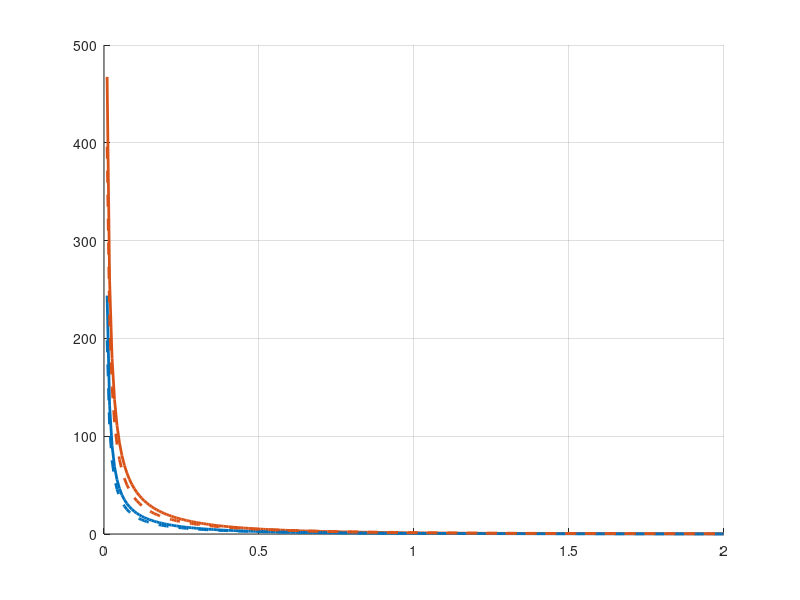

MATLAB code to generate this figure: (Note: this script raises an error after producing the figure.)
clear all;
%close all;
%addpath("/home/ilari/fillbetweenareacurve")
rho=log(10)/10;
%% muLoS=0*rho;
%% muNLoS=-12*rho
muLoS=0*rho;
muNLoS=-26*rho;

%% sigmaLoS=2.8*rho;
%% sigmaNLoS=9*rho
sigmaLoS=4*rho;
sigmaNLoS=6*rho;

%mLoS=exp(muLoS+sigmaLoS^2)/sqrt(2);
%mNLoS=exp(muNLoS+sigmaNLoS^2)/sqrt(2);
%%mLoS=exp(muLoS+sigmaLoS^2/2);
%%mNLoS=exp(muNLoS+sigmaNLoS^2/2);
%mLoS = sqrt(exp(2*muLoS+sigmaLoS^2)*(-1+exp(sigmaLoS^2)));
%mNLoS = sqrt(exp(2*muNLoS+sigmaNLoS^2)*(-1+exp(sigmaNLoS^2)));


%beta=2.3;
kappa=2;

elevation1=90;
elevation2=80;
elevation3=60;

lnLoS = makedist('Lognormal','mu',muLoS,'sigma',sigmaLoS);
lnNLoS = makedist('Lognormal','mu',muNLoS,'sigma',sigmaNLoS)


%pLoS=exp(-beta*cot(deg2rad(elevation1)));

%pLoS=0.992;
pLoS=0.613
a = (2*exp(muNLoS+sigmaNLoS^2/2)*(-1+pLoS)-2*exp(muLoS+sigmaLoS^2/2)*pLoS)/(exp(2*(muNLoS+sigmaNLoS^2))*(-1+pLoS)-exp(2*(muLoS+sigmaLoS^2))*pLoS);
b=(-exp(2*muNLoS+sigmaNLoS^2)*(-1+pLoS)+exp(2*(muLoS+sigmaLoS^2))*pLoS)/(2*(exp(muNLoS+sigmaNLoS^2/2)*(-1+pLoS)-exp(muLoS+sigmaLoS^2/2)*pLoS)^2);
1/b
kappa=2/(1/b);
%a=1/2*exp(muNLoS+3*sigmaNLoS^2/2);
lnFH1 = @(t) kappa*pLoS*(1-cdf(lnLoS,t/a))./t+kappa*(1-pLoS)*(1-cdf(lnNLoS,t/a))./t;
%%pLoS=exp(-beta*cot(deg2rad(elevation2)));
%% pLoS=0.968;
%% lnFH2 = @(t) kappa*pLoS*(1-cdf(lnLoS,t))./t+kappa*(1-pLoS)*(1-cdf(lnNLoS,t))./t;
%%pLoS=exp(-beta*cot(deg2rad(elevation3)));

expFH1 = @(t) (1/b).*kappa*(exp(-t))./t;


%pLoS=0.613;
pLoS=0.992;
a = (2*exp(muNLoS+sigmaNLoS^2/2)*(-1+pLoS)-2*exp(muLoS+sigmaLoS^2/2)*pLoS)/(exp(2*(muNLoS+sigmaNLoS^2))*(-1+pLoS)-exp(2*(muLoS+sigmaLoS^2))*pLoS);
b=(-exp(2*muNLoS+sigmaNLoS^2)*(-1+pLoS)+exp(2*(muLoS+sigmaLoS^2))*pLoS)/(2*(exp(muNLoS+sigmaNLoS^2/2)*(-1+pLoS)-exp(muLoS+sigmaLoS^2/2)*pLoS)^2);
kappa=4/(1/b);
expFH2 = @(t) (1./b).*kappa*(exp(-t))./t;
lnFH2 = @(t) kappa*pLoS*(1-cdf(lnLoS,t/a))./t+kappa*(1-pLoS)*(1-cdf(lnNLoS,t/a))./t;



%% pLoS=0.992;
%% a = (2*exp(muNLoS+sigmaNLoS^2/2)*(-1+pLoS)-2*exp(muLoS+sigmaLoS^2/2)*pLoS)/(exp(2*(muNLoS+sigmaNLoS^2))*(-1+pLoS)-exp(2*(muLoS+sigmaLoS^2))*pLoS);
%% b=(-exp(2*muNLoS+sigmaNLoS^2)*(-1+pLoS)+exp(2*(muLoS+sigmaLoS^2))*pLoS)/(2*(exp(muNLoS+sigmaNLoS^2/2)*(-1+pLoS)-exp(muLoS+sigmaLoS^2/2)*pLoS)^2);
%% 1/b
%% kappa=1.8*b/log(2);
%% expFH3 = @(t) (1./b).*kappa*(exp(-t))./t;
%% lnFH3 = @(t) kappa*pLoS*(1-cdf(lnLoS,t/a))./t+kappa*(1-pLoS)*(1-cdf(lnNLoS,t/a))./t;

%% pLoS=0.613;
%% a = (2*exp(muNLoS+sigmaNLoS^2/2)*(-1+pLoS)-2*exp(muLoS+sigmaLoS^2/2)*pLoS)/(exp(2*(muNLoS+sigmaNLoS^2))*(-1+pLoS)-exp(2*(muLoS+sigmaLoS^2))*pLoS);
%% b=(-exp(2*muNLoS+sigmaNLoS^2)*(-1+pLoS)+exp(2*(muLoS+sigmaLoS^2))*pLoS)/(2*(exp(muNLoS+sigmaNLoS^2/2)*(-1+pLoS)-exp(muLoS+sigmaLoS^2/2)*pLoS)^2);
%% 1/b
%% kappa=1.8*b/log(2);
%% expFH4 = @(t) (1./b).*kappa*(exp(-t))./t;
%% lnFH4 = @(t) kappa*pLoS*(1-cdf(lnLoS,t/a))./t+kappa*(1-pLoS)*(1-cdf(lnNLoS,t/a))./t;


min=0.01;
max = 2;

% Create figure
figure1 = figure;
%Create axes
axes1 = axes('Parent',figure1);
hold(axes1,'on');


t=linspace(min,max,250);
%plot([-1],[-1],'color','black','linewidth',2)
%plot([-1],[-1],'--','color','black','linewidth',2)
%plot(t,1.8/log(2)./t.*(t<=1),'-.', 'color','black','linewidth',2)

plot(t,lnFH1(t),'color','#0072BD','linewidth',2)
plot(t,lnFH2(t),'color','#D95319','linewidth',2)
%plot(t,lnFH3(t),'color','#A2142F','linewidth',2)
%plot(t,lnFH4(t),'color','#A2142F','linewidth',2)

plot(t,expFH1(t),'--','color','#0072BD','linewidth',2)
plot(t,expFH2(t),'--','color','#D95319','linewidth',2)
% plot(t,expFH3(t),'--', 'color','#A2142F','linewidth',2)
% plot(t,expFH4(t),'--', 'color','#A2142F','linewidth',2)


grid on
ax = gca;
ax.FontSize = 14;

pbaspect([2 0.6 0.6])
axis([[0,2],[0,8]])

ylabel('$\lambda_{\mathcal{G}}(t)$','FontSize',14,'Interpreter','latex','Rotation',0)
xlabel('t','FontSize',14,'Interpreter','latex')
% Create title
title('Density of the GP',...
      'Interpreter','latex');

%% fill([t,fliplr(t)],[lnFH1(t),fliplr(expFH1(t))],[0 0.4470 0.7410],'FaceAlpha',0.3,'EdgeColor','none');

%%  fill([t,fliplr(t)],[lnFH2(t),fliplr(expFH2(t))],[0.8500 0.3250 0.0980],'FaceAlpha',0.3,'EdgeColor','none');

%fill([t,fliplr(t)],[lnFH3(t),fliplr(expFH3(t))],[0.9290 0.6940 0.1250],'FaceAlpha',0.3,'EdgeColor','none');


legend('Gaussian mixture shadowing','Defective exponential shadowing',...
    'Interpreter','latex',...
    'FontSize',14)
fontsize(14,"points")

% Create text
text('Parent',axes1,'FontSize',14,'Interpreter','latex',...
    'String','$ \kappa \upsilon=4 \log(2)$',...
    'Position',[0.533561643835616 4.67458554444856 0],...
    'Color',[0.635 0.078 0.184]);

% Create text
text('Parent',axes1,'FontSize',14,'Interpreter','latex',...
    'String',' $ \kappa \upsilon =2\log(2)$',...
    'Position',[0.0197260273972603 1.70654901476819 0],...
    'Color',[0 0.447058823529412 0.741176470588235]);
 %% text('Parent',axes1,'FontSize',14,'Interpreter','latex',...
 %%     'String','$\}$',...
 %%     'Position',[0.00691244239631361 0.214714714714713 0]);

%%  % Create arrow
%%  annotation(figure1,'arrow',[0.287719298245614 0.371929824561403],...
%%      [0.196777777777778 0.306666666666667]);

%% %% % Create textbox
%%  annotation(figure1,'textbox',...
%%      [0.21 0.127571429777722 0.0508928561583162 0.0642857130794298],...
%%      'String',{','},...
%%      'LineStyle','none');

latex2axes(figure1,"Times New Roman",14,"normal")
